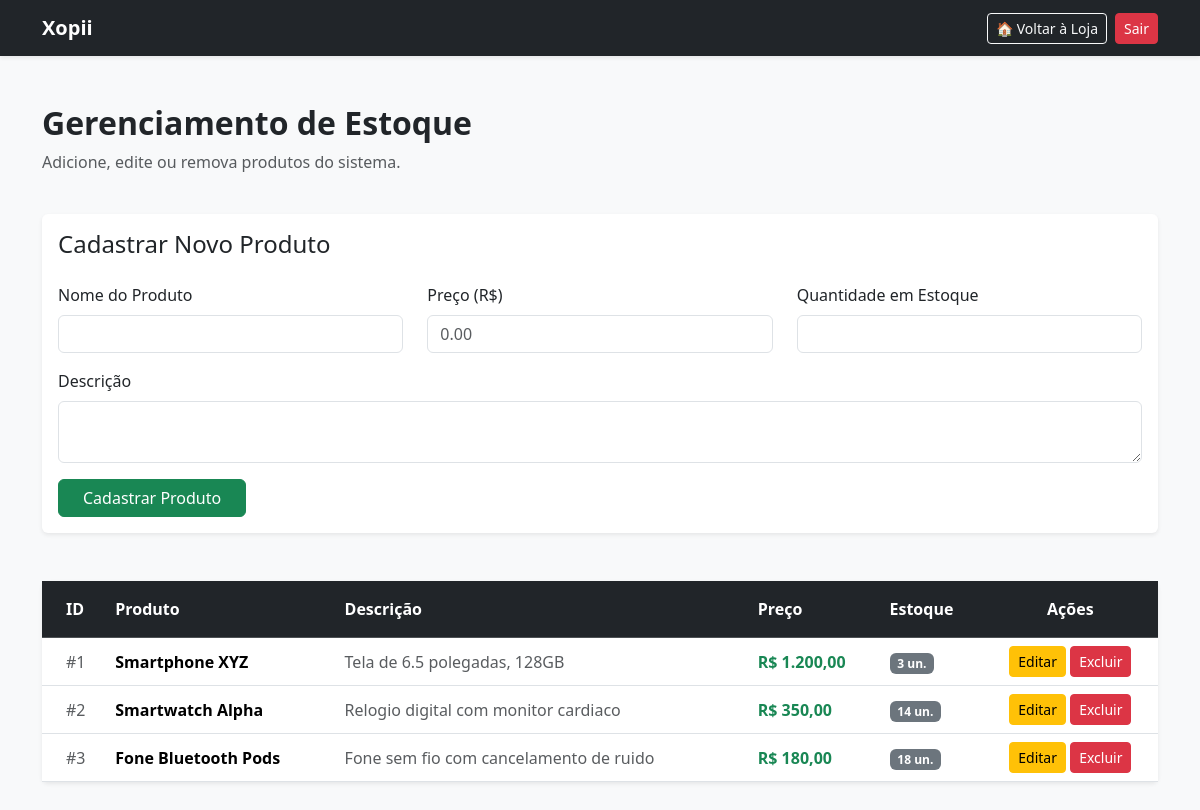
/estoque.php (signed in), run on the app's committed database.
### tables this page shows
CREATE TABLE IF NOT EXISTS `produtos` (
  `id` int(11) NOT NULL AUTO_INCREMENT,
  `nome` varchar(100) NOT NULL,
  `descricao` text,
  `preco` decimal(10,2) NOT NULL,
  `estoque` int(11) NOT NULL DEFAULT '0',
  PRIMARY KEY (`id`)
);

### estoque.php (the view, shortened to what this page needs)
<?php
include 'conexao.php';
$produto_edicao = null;
$resultado = $conn->query("SELECT * FROM produtos");
?>
<!DOCTYPE html>
<html lang="pt-br">
<head>
    <link href="https://cdn.jsdelivr.net/npm/bootstrap@5.3.3/dist/css/bootstrap.min.css" rel="stylesheet">
</head>
<body class="bg-light">
    <nav class="navbar navbar-expand-lg navbar-dark bg-dark shadow-sm">
        <div class="container">
            <a class="navbar-brand fw-bold" href="index.php">Xopii</a>
            <div class="d-flex align-items-center">
                <a href="index.php" class="btn btn-outline-light btn-sm me-2">🏠 Voltar à Loja</a>
                <a href="logout.php" class="btn btn-danger btn-sm">Sair</a>
            </div>
        </div>
    </nav>
    <div class="container my-5">
        <div class="row mb-4">
            <div class="col">
                <h2 class="fw-bold text-dark">Gerenciamento de Estoque</h2>
                <p class="text-muted">Adicione, edite ou remova produtos do sistema.</p>
            </div>
        </div>
        <div class="card shadow-sm border-0 mb-5">
            <div class="card-body">
                <h4 class="card-title mb-4"><?php echo $produto_edicao ? 'Editar Produto' : 'Cadastrar Novo Produto'; ?></h4>
                <form action="estoque.php" method="POST">
                    <div class="row">
                        <div class="col-md-4 mb-3">
                            <label for="nome" class="form-label">Nome do Produto</label>
                            <input type="text" class="form-control" id="nome" name="nome" value="<?php echo $produto_edicao ? $produto_edicao['nome'] : ''; ?>" required>
                        </div>
                        <div class="col-md-4 mb-3">
                            <label for="preco" class="form-label">Preço (R$)</label>
                            <input type="text" class="form-control" id="preco" name="preco" value="<?php echo $produto_edicao ? $produto_edicao['preco'] : ''; ?>" placeholder="0.00" required>
                        </div>
                        <div class="col-md-4 mb-3">
                            <label for="estoque" class="form-label">Quantidade em Estoque</label>
                            <input type="number" class="form-control" id="estoque" name="estoque" value="<?php echo $produto_edicao ? $produto_edicao['estoque'] : ''; ?>" required>
                        </div>
                    </div>
                    <div class="mb-3">
                        <label for="descricao" class="form-label">Descrição</label>
                        <textarea class="form-control" id="descricao" name="descricao" rows="2"><?php echo $produto_edicao ? $produto_edicao['descricao'] : ''; ?></textarea>
                    </div>
                    <button type="submit" class="btn btn-success px-4"><?php echo $produto_edicao ? 'Salvar Alterações' : 'Cadastrar Produto'; ?></button>
                </form>
            </div>
        </div>
        <div class="card shadow-sm border-0">
            <div class="card-body p-0">
                <div class="table-responsive">
                    <table class="table table-hover align-middle mb-0">
                        <thead class="table-dark">
                            <tr>
                                <th class="py-3 ps-4">ID</th>
                                <th class="py-3">Produto</th>
                                <th class="py-3">Descrição</th>
                                <th class="py-3">Preço</th>
                                <th class="py-3">Estoque</th>
                                <th class="py-3 text-center">Ações</th>
                            </tr>
                        </thead>
                        <tbody>
                            <?php while($row = $resultado->fetch_assoc()) { ?>
                            <tr>
                                <td class="ps-4 text-muted">#<?php echo $row['id']; ?></td>
                                <td class="fw-semibold"><?php echo $row['nome']; ?></td>
                                <td class="text-muted"><?php echo $row['descricao']; ?></td>
                                <td class="text-success fw-bold">R$ <?php echo number_format($row['preco'], 2, ',', '.'); ?></td>
                                <td><span class="badge bg-secondary"><?php echo $row['estoque']; ?> un.</span></td>
                                <td class="text-center">
                                    <a href="estoque.php?editar=<?php echo $row['id']; ?>" class="btn btn-warning btn-sm px-2">Editar</a>
                                    <a href="estoque.php?excluir=<?php echo $row['id']; ?>" class="btn btn-danger btn-sm px-2" onclick="return confirm('Deseja realmente excluir este produto?')">Excluir</a>
                                </td>
                            </tr>
                            <?php } ?>
                        </tbody>
                    </table>
                </div>
            </div>
        </div>
    </div>
</body>
</html>

### data on the page
produtos: id "1", nome "Smartphone XYZ", descricao "Tela de 6.5 polegadas, 128GB", preco "1.200,00", estoque "3"
produtos: id "2", nome "Smartwatch Alpha", descricao "Relogio digital com monitor cardiaco", preco "350,00", estoque "14"
produtos: id "3", nome "Fone Bluetooth Pods", descricao "Fone sem fio com cancelamento de ruido", preco "180,00", estoque "18"
